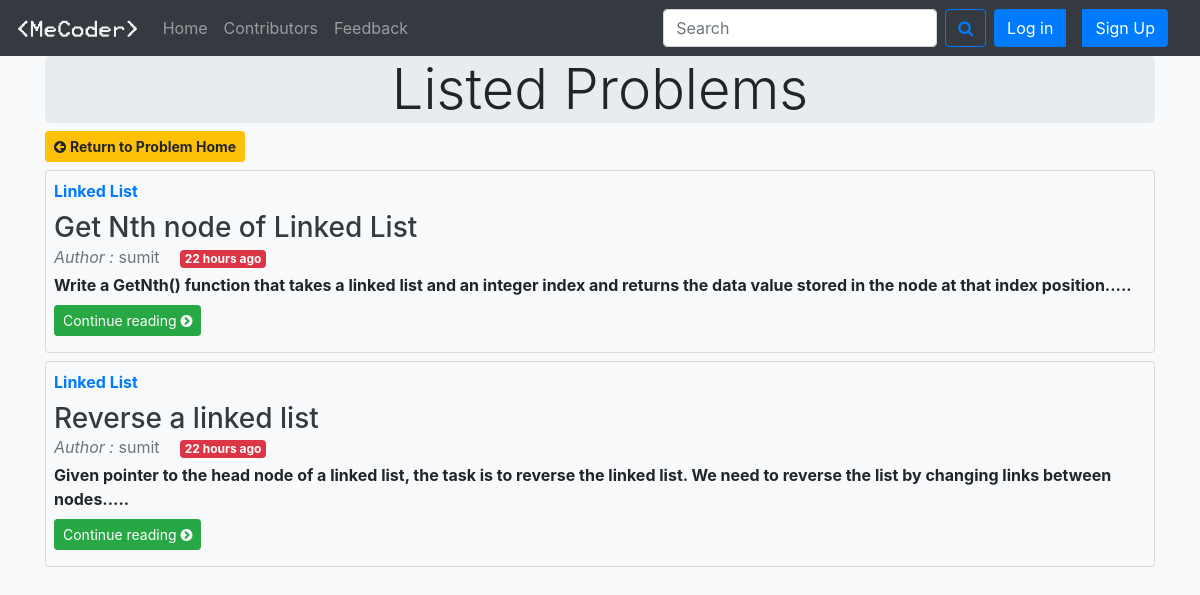
Page /problem/ on the earlier database version.
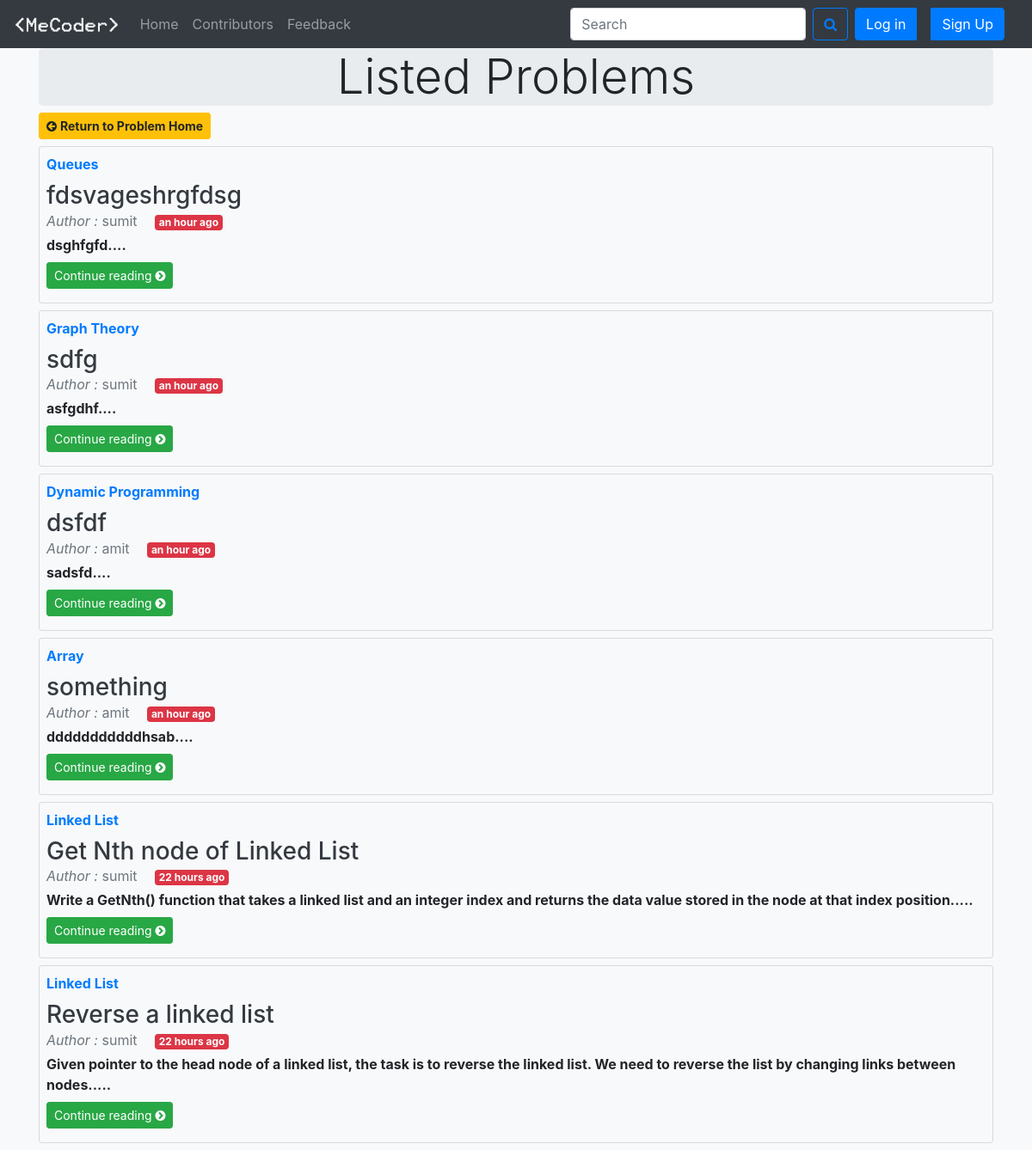
Same page on the later database version.
### problem/models.py (models this page shows, shortened)
class probobj(models.Model):
    p_id=models.AutoField(primary_key=True)
    p_user=models.ForeignKey(User,on_delete=models.CASCADE)
    p_tag=models.CharField(max_length=100,default="unnamed")
    p_name=models.CharField(max_length=100)
    p_desc=models.TextField()
    p_in=models.CharField(max_length=200,default="")
    p_out=models.CharField(max_length=200,default="")
    p_const=models.CharField(max_length=200,default="")
    p_exin=models.CharField(max_length=200,default="")
    p_exout=models.CharField(max_length=200,default="")
    p_code=models.TextField(default="")
    p_timestamp=models.DateTimeField(default=now)

### problem/views.py (the view)
# urls.py: path('',views.problemhome,name="problemhome"),
def problemhome(request):
    allprob=probobj.objects.all()
    return render(request,'problem/problemhome.html',{'allprob':reversed(allprob)})

### templates/problem/problemhome.html (shortened to what this page needs)
{% extends 'basic.html' %}
{% load humanize %}
{% block body %}
<div class="container">
<div class="jumbotron text-center">
  <h1 class="display-4">Listed Problems</h1>
  </div>
   <a href="/problem/problemtags/" class="btn btn-warning btn-sm  "><i class="fa fa-arrow-circle-left"></i> <strong>Return to Problem Home</strong></a>
{% for i in allprob %}
<div class="card p-2 my-2 bg-light">
<strong class="d-inline-block mb-2 text-primary">{{i.p_tag}}</strong>
<h3 class="mb-0"><a class="text-dark" href="#">{{i.p_name}}</a></h3>
<div class="mb-1 text-muted"><i>Author :</i> {{i.p_user.username}}  <span class="badge badge-danger mx-3">{{i.p_timestamp|naturaltime}}</span></div>
<p class="card-text mb-auto"><b>{{i.p_desc|slice:":200"}}....</b></p>
<div>
<a href="/problem/problemtags/tag/{{i.p_id}}/" class="btn btn-success btn-sm  my-2">Continue reading  <i class="fa fa-chevron-circle-right"></i></a>
</div>
</div>
{% endfor %}
</div>
{% endblock body %}

Differences in the rows shown:
added probobj: p_tag "Queues", p_name "fdsvageshrgfdsg", p_user.username "sumit", p_timestamp "an hour ago", p_desc "dsghfgfd"
added probobj: p_tag "Graph Theory", p_name "sdfg", p_user.username "sumit", p_timestamp "an hour ago", p_desc "asfgdhf"
added probobj: p_tag "Dynamic Programming", p_name "dsfdf", p_user.username "amit", p_timestamp "an hour ago", p_desc "sadsfd"
added probobj: p_tag "Array", p_name "something", p_user.username "amit", p_timestamp "an hour ago", p_desc "dddddddddddhsab"
